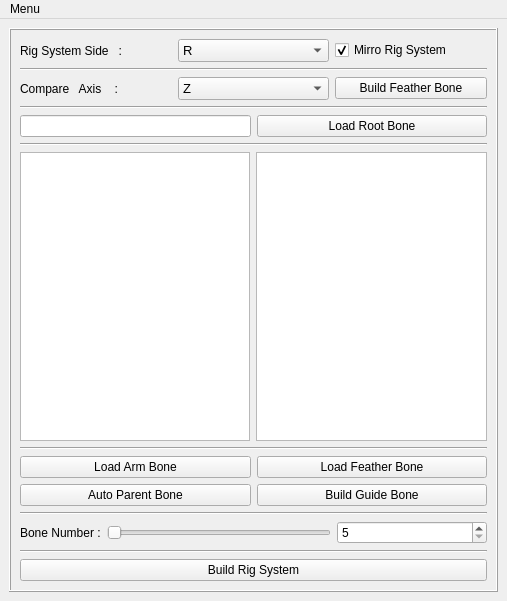
<?xml version="1.0" encoding="UTF-8"?>
<ui version="4.0">
 <class>birdFeatherTool</class>
 <widget class="QMainWindow" name="birdFeatherTool">
  <property name="geometry">
   <rect>
    <x>0</x>
    <y>0</y>
    <width>507</width>
    <height>601</height>
   </rect>
  </property>
  <property name="windowTitle">
   <string>Feather Rig System</string>
  </property>
  <widget class="QWidget" name="centralwidget">
   <layout class="QVBoxLayout" name="verticalLayout">
    <item>
     <widget class="QFrame" name="mainFrame">
      <property name="frameShape">
       <enum>QFrame::Box</enum>
      </property>
      <property name="frameShadow">
       <enum>QFrame::Raised</enum>
      </property>
      <layout class="QVBoxLayout" name="verticalLayout_2">
       <item>
        <layout class="QHBoxLayout" name="horizontalLayout" stretch="1,1,1">
         <item>
          <widget class="QLabel" name="side_label">
           <property name="font">
            <font>
             <pointsize>9</pointsize>
            </font>
           </property>
           <property name="text">
            <string>Rig System Side   :</string>
           </property>
          </widget>
         </item>
         <item>
          <widget class="QComboBox" name="side_comboBox">
           <property name="font">
            <font>
             <pointsize>10</pointsize>
            </font>
           </property>
           <item>
            <property name="text">
             <string>R</string>
            </property>
           </item>
           <item>
            <property name="text">
             <string>L</string>
            </property>
           </item>
          </widget>
         </item>
         <item>
          <widget class="QCheckBox" name="mirro_checkBox">
           <property name="font">
            <font>
             <pointsize>9</pointsize>
            </font>
           </property>
           <property name="text">
            <string>Mirro Rig System</string>
           </property>
           <property name="checked">
            <bool>true</bool>
           </property>
          </widget>
         </item>
        </layout>
       </item>
       <item>
        <widget class="Line" name="line_4">
         <property name="orientation">
          <enum>Qt::Horizontal</enum>
         </property>
        </widget>
       </item>
       <item>
        <layout class="QHBoxLayout" name="horizontalLayout_2" stretch="1,1,1">
         <item>
          <widget class="QLabel" name="compare_label">
           <property name="font">
            <font>
             <pointsize>9</pointsize>
            </font>
           </property>
           <property name="text">
            <string>Compare   Axis    :</string>
           </property>
          </widget>
         </item>
         <item>
          <widget class="QComboBox" name="compare_comboBox">
           <property name="font">
            <font>
             <pointsize>10</pointsize>
            </font>
           </property>
           <item>
            <property name="text">
             <string>Z</string>
            </property>
           </item>
           <item>
            <property name="text">
             <string>Y</string>
            </property>
           </item>
           <item>
            <property name="text">
             <string>X</string>
            </property>
           </item>
          </widget>
         </item>
         <item>
          <widget class="QPushButton" name="buildFeatherBone_btn">
           <property name="font">
            <font>
             <pointsize>9</pointsize>
            </font>
           </property>
           <property name="text">
            <string>Build Feather Bone</string>
           </property>
          </widget>
         </item>
        </layout>
       </item>
       <item>
        <widget class="Line" name="line_11">
         <property name="orientation">
          <enum>Qt::Horizontal</enum>
         </property>
        </widget>
       </item>
       <item>
        <layout class="QHBoxLayout" name="horizontalLayout_3" stretch="1,1">
         <item>
          <widget class="QLineEdit" name="rootBone_lineEdit">
           <property name="maximumSize">
            <size>
             <width>16777215</width>
             <height>30</height>
            </size>
           </property>
           <property name="font">
            <font>
             <pointsize>9</pointsize>
            </font>
           </property>
          </widget>
         </item>
         <item>
          <widget class="QPushButton" name="loadRootBone_btn">
           <property name="font">
            <font>
             <pointsize>9</pointsize>
            </font>
           </property>
           <property name="text">
            <string>Load Root Bone</string>
           </property>
          </widget>
         </item>
        </layout>
       </item>
       <item>
        <widget class="Line" name="line">
         <property name="orientation">
          <enum>Qt::Horizontal</enum>
         </property>
        </widget>
       </item>
       <item>
        <layout class="QHBoxLayout" name="horizontalLayout_7">
         <item>
          <widget class="QListWidget" name="arm_list">
           <property name="font">
            <font>
             <pointsize>10</pointsize>
            </font>
           </property>
           <property name="selectionMode">
            <enum>QAbstractItemView::MultiSelection</enum>
           </property>
          </widget>
         </item>
         <item>
          <widget class="QListWidget" name="feather_list">
           <property name="font">
            <font>
             <pointsize>10</pointsize>
            </font>
           </property>
           <property name="selectionMode">
            <enum>QAbstractItemView::MultiSelection</enum>
           </property>
          </widget>
         </item>
        </layout>
       </item>
       <item>
        <widget class="Line" name="line_2">
         <property name="orientation">
          <enum>Qt::Horizontal</enum>
         </property>
        </widget>
       </item>
       <item>
        <layout class="QHBoxLayout" name="horizontalLayout_6">
         <item>
          <widget class="QPushButton" name="load_armBones_btn">
           <property name="font">
            <font>
             <pointsize>9</pointsize>
            </font>
           </property>
           <property name="text">
            <string>Load Arm Bone</string>
           </property>
          </widget>
         </item>
         <item>
          <widget class="QPushButton" name="load_featherBones_btn">
           <property name="font">
            <font>
             <pointsize>9</pointsize>
            </font>
           </property>
           <property name="text">
            <string>Load Feather Bone</string>
           </property>
          </widget>
         </item>
        </layout>
       </item>
       <item>
        <layout class="QHBoxLayout" name="horizontalLayout_8">
         <item>
          <widget class="QPushButton" name="autoParentBone_btn">
           <property name="font">
            <font>
             <pointsize>9</pointsize>
            </font>
           </property>
           <property name="text">
            <string>Auto Parent Bone</string>
           </property>
          </widget>
         </item>
         <item>
          <widget class="QPushButton" name="buildGuideBone_btn">
           <property name="font">
            <font>
             <pointsize>9</pointsize>
            </font>
           </property>
           <property name="text">
            <string>Build Guide Bone</string>
           </property>
          </widget>
         </item>
        </layout>
       </item>
       <item>
        <widget class="Line" name="line_3">
         <property name="orientation">
          <enum>Qt::Horizontal</enum>
         </property>
        </widget>
       </item>
       <item>
        <layout class="QHBoxLayout" name="horizontalLayout_5" stretch="1,3,2">
         <item>
          <widget class="QLabel" name="boneNumber_label">
           <property name="font">
            <font>
             <pointsize>9</pointsize>
            </font>
           </property>
           <property name="text">
            <string>Bone Number :</string>
           </property>
          </widget>
         </item>
         <item>
          <widget class="QSlider" name="boneNumber_slider">
           <property name="font">
            <font>
             <pointsize>9</pointsize>
            </font>
           </property>
           <property name="minimum">
            <number>5</number>
           </property>
           <property name="maximum">
            <number>20</number>
           </property>
           <property name="orientation">
            <enum>Qt::Horizontal</enum>
           </property>
          </widget>
         </item>
         <item>
          <widget class="QSpinBox" name="boneNumber_spinBox">
           <property name="font">
            <font>
             <pointsize>9</pointsize>
            </font>
           </property>
           <property name="minimum">
            <number>5</number>
           </property>
           <property name="maximum">
            <number>20</number>
           </property>
          </widget>
         </item>
        </layout>
       </item>
       <item>
        <widget class="Line" name="line_5">
         <property name="orientation">
          <enum>Qt::Horizontal</enum>
         </property>
        </widget>
       </item>
       <item>
        <widget class="QPushButton" name="buildRigSystem_btn">
         <property name="font">
          <font>
           <pointsize>9</pointsize>
          </font>
         </property>
         <property name="text">
          <string>Build Rig System</string>
         </property>
        </widget>
       </item>
      </layout>
     </widget>
    </item>
   </layout>
  </widget>
  <widget class="QMenuBar" name="menubar">
   <property name="geometry">
    <rect>
     <x>0</x>
     <y>0</y>
     <width>507</width>
     <height>26</height>
    </rect>
   </property>
   <widget class="QMenu" name="menuMenu">
    <property name="title">
     <string>Menu</string>
    </property>
    <addaction name="separator"/>
    <addaction name="actionImport_Demo_Joint"/>
    <addaction name="separator"/>
    <addaction name="actionImport_Demo_Mode"/>
    <addaction name="separator"/>
    <addaction name="actionReload_Code"/>
    <addaction name="separator"/>
   </widget>
   <addaction name="menuMenu"/>
  </widget>
  <action name="actionImport_Demo_Joint">
   <property name="text">
    <string>Import Demo Joint</string>
   </property>
  </action>
  <action name="actionImport_Demo_Mode">
   <property name="text">
    <string>Import Demo Model</string>
   </property>
  </action>
  <action name="actionReload_Code">
   <property name="text">
    <string>Reload Code</string>
   </property>
  </action>
 </widget>
 <resources/>
 <connections/>
</ui>
